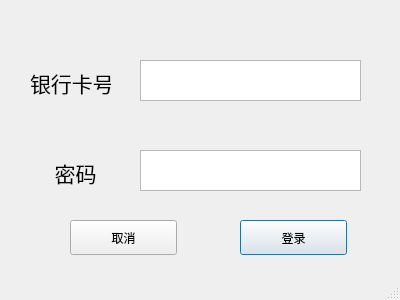
<?xml version="1.0" encoding="UTF-8"?>
<ui version="4.0">
 <class>Login</class>
 <widget class="QDialog" name="Login">
  <property name="geometry">
   <rect>
    <x>0</x>
    <y>0</y>
    <width>400</width>
    <height>300</height>
   </rect>
  </property>
  <property name="windowTitle">
   <string>登录</string>
  </property>
  <property name="sizeGripEnabled">
   <bool>true</bool>
  </property>
  <widget class="QPlainTextEdit" name="bankcardText">
   <property name="geometry">
    <rect>
     <x>140</x>
     <y>60</y>
     <width>221</width>
     <height>41</height>
    </rect>
   </property>
   <property name="plainText">
    <string/>
   </property>
  </widget>
  <widget class="QPlainTextEdit" name="passwdText">
   <property name="geometry">
    <rect>
     <x>140</x>
     <y>150</y>
     <width>221</width>
     <height>41</height>
    </rect>
   </property>
   <property name="plainText">
    <string/>
   </property>
  </widget>
  <widget class="QLabel" name="bankcard">
   <property name="geometry">
    <rect>
     <x>30</x>
     <y>70</y>
     <width>81</width>
     <height>25</height>
    </rect>
   </property>
   <property name="font">
    <font>
     <pointsize>16</pointsize>
    </font>
   </property>
   <property name="text">
    <string>银行卡号</string>
   </property>
  </widget>
  <widget class="QLabel" name="password">
   <property name="geometry">
    <rect>
     <x>40</x>
     <y>160</y>
     <width>71</width>
     <height>25</height>
    </rect>
   </property>
   <property name="font">
    <font>
     <pointsize>16</pointsize>
     <weight>50</weight>
     <bold>false</bold>
    </font>
   </property>
   <property name="text">
    <string>密码</string>
   </property>
   <property name="textFormat">
    <enum>Qt::AutoText</enum>
   </property>
   <property name="scaledContents">
    <bool>false</bool>
   </property>
   <property name="alignment">
    <set>Qt::AlignCenter</set>
   </property>
  </widget>
  <widget class="QPushButton" name="pushButton">
   <property name="geometry">
    <rect>
     <x>240</x>
     <y>220</y>
     <width>107</width>
     <height>35</height>
    </rect>
   </property>
   <property name="text">
    <string>登录</string>
   </property>
  </widget>
  <widget class="QPushButton" name="pushButton_2">
   <property name="geometry">
    <rect>
     <x>70</x>
     <y>220</y>
     <width>107</width>
     <height>35</height>
    </rect>
   </property>
   <property name="text">
    <string>取消</string>
   </property>
  </widget>
 </widget>
 <resources/>
 <connections>
  <connection>
   <sender>pushButton_2</sender>
   <signal>clicked()</signal>
   <receiver>Login</receiver>
   <slot>close()</slot>
   <hints>
    <hint type="sourcelabel">
     <x>98</x>
     <y>243</y>
    </hint>
    <hint type="destinationlabel">
     <x>24</x>
     <y>220</y>
    </hint>
   </hints>
  </connection>
  <connection>
   <sender>pushButton</sender>
   <signal>clicked()</signal>
   <receiver>Login</receiver>
   <slot>update()</slot>
   <hints>
    <hint type="sourcelabel">
     <x>296</x>
     <y>233</y>
    </hint>
    <hint type="destinationlabel">
     <x>383</x>
     <y>231</y>
    </hint>
   </hints>
  </connection>
 </connections>
</ui>
